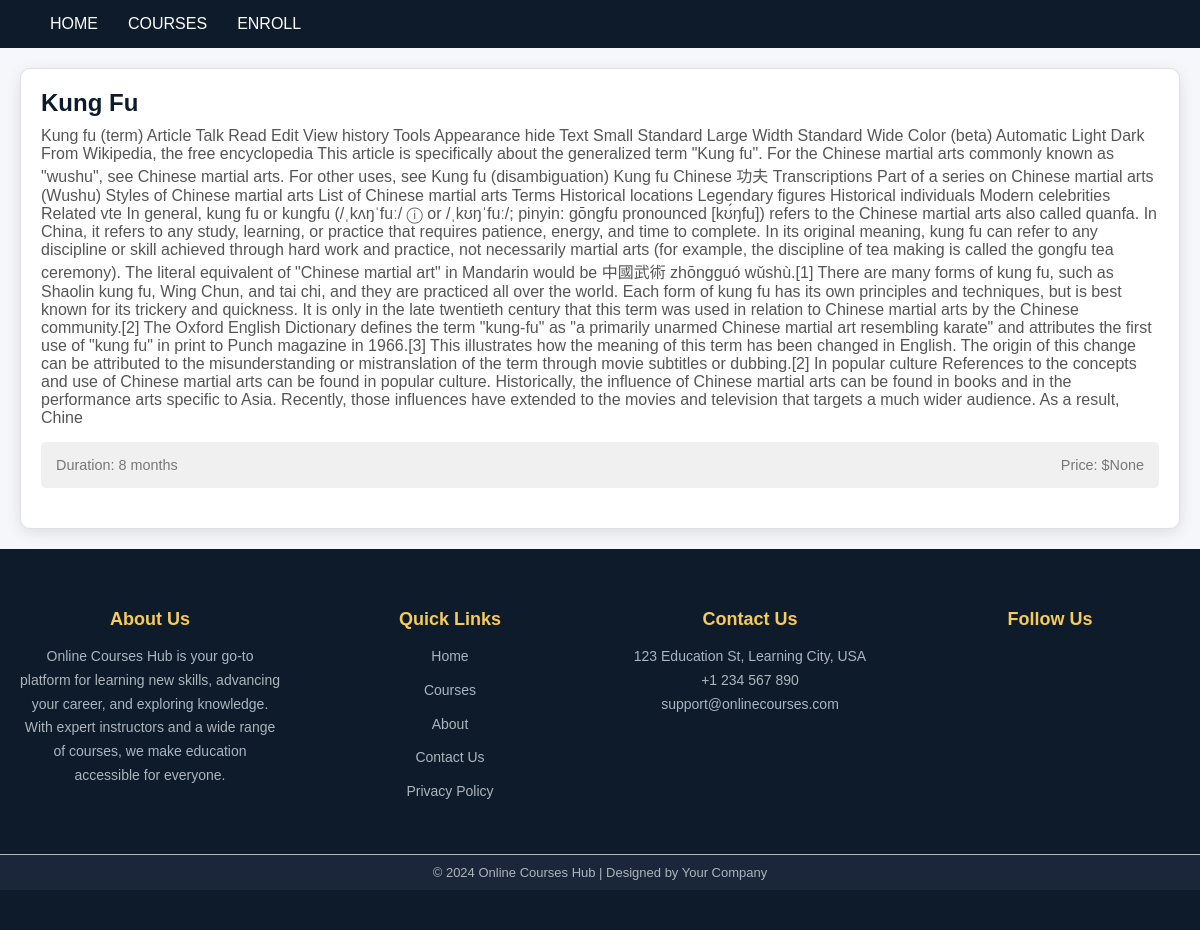
Screenshot of /course-detail/4 with the database file from the repository.
### home/models.py (models this page shows, shortened)
class Course(models.Model):
    name = models.CharField(max_length=200)
    price = models.DecimalField(max_digits=10, decimal_places=3, null=True, blank=True)
    description = models.TextField()
    start_date = models.DateTimeField(auto_now_add=True)
    duration = models.IntegerField(default=8)
    instructor = models.CharField(max_length=100)

### home/views.py (the view)
# urls.py: path('course-detail/<course_id>', course_detail, name='course-detail'),
def course_detail(request, course_id):
    course = Course.objects.get(id=course_id)
    all_courses = Course.objects.all()
    context = {
        'course': course,
        'all_courses': all_courses
    }
    return render(request, 'course_detail.html', context)

### templates/course_detail.html (shortened to what this page needs)
{% load static %}
<!DOCTYPE html>
<html lang="en">
<head>
    <link rel="stylesheet" type="text/css" href="{% static 'css/home.css' %}">
</head>
<nav class="navbar">
    <div class="container">
        <ul class="nav-links">
            <li><a href="{% url 'homepage' %}">Home</a></li>
            <li><a href="{% url 'homepage' %}">Courses</a></li>
            <li><a href="{% url 'enroll' %}">enroll</a></li>
        </ul>
    </div>
</nav>
<body class="body">
<div class="course-box">
    <h1>{{ course.name }}</h1>
    <p class="description">{{ course.description }}</p>
    <p class="details">
        <span class="duration">Duration: {{ course.duration }} months</span>
        <span class="price">Price: ${{ course.price }}</span>
    </p>
</div>
<footer>
    <div class="footer-container">
        <div class="footer-section about">
            <h3>About Us</h3>
            <p>Online Courses Hub is your go-to platform for learning new skills, advancing your career, and exploring knowledge. With expert instructors and a wide range of courses, we make education accessible for everyone.</p>
        </div>
        <div class="footer-section links">
            <h3>Quick Links</h3>
            <ul>
                <li><a href="#">Home</a></li>
                <li><a href="#">Courses</a></li>
                <li><a href="#">About</a></li>
                <li><a href="#">Contact Us</a></li>
                <li><a href="#">Privacy Policy</a></li>
            </ul>
        </div>
        <div class="footer-section contact">
            <h3>Contact Us</h3>
            <p> 123 Education St, Learning City, USA</p>
            <p> +1 234 567 890</p>
            <p> support@onlinecourses.com</p>
        </div>
        <div class="footer-section social">
            <h3>Follow Us</h3>
            <div class="social-icons">
            </div>
        </div>
    </div>
    <div class="footer-bottom">
        &copy; 2024 Online Courses Hub | Designed by Your Company
    </div>
</footer>
</body>
</html>

### staticfiles/css/home.css (style rules this page uses)
* { margin: 0; padding: 0; box-sizing: border-box; }
.navbar { background-color: #0D1B2A; padding: 15px 0; width: 100%; }
.container { max-width: 1200px; margin: auto; display: flex; justify-content: space-between; align-items: center; padding: 0 20px; }
.nav-links { list-style: none; display: flex; align-items: center; }
.nav-links li { margin-left: 30px; }
.nav-links li a { color: #ffffff; text-decoration: none; font-size: 16px; font-weight: 500; text-transform: uppercase; transition: color 0.3s ease; }
body { font-family: 'Arial', sans-serif; margin: 0; padding: 0; background-color: #f5f7fa; color: #333; }
h1, h2, p { margin: 0; }
footer { background-color: #0D1B2A; color: #ffffff; padding: 40px 0; text-align: center; font-family: 'Arial', sans-serif; }
.footer-container { display: flex; flex-wrap: wrap; justify-content: space-around; max-width: 1200px; margin: auto; }
.footer-section { flex: 1; margin: 20px; min-width: 200px; }
.footer-section h3 { font-size: 18px; margin-bottom: 15px; color: #F5CB5C; }
.footer-section p, .footer-section ul, .footer-section li { font-size: 14px; line-height: 1.7; color: #adb5bd; }
.footer-section a { color: #adb5bd; text-decoration: none; transition: color 0.3s ease; }
.footer-section ul { list-style: none; padding: 0; }
.footer-section ul li { margin-bottom: 10px; }
.footer-bottom { background-color: #1B263B; padding: 10px 0; color: #adb5bd; font-size: 13px; border-top: 1px solid #adb5bd; margin-top: 20px; }
.course-box { background-color: #ffffff; border: 1px solid #e0e0e0; border-radius: 10px; box-shadow: 0 4px 15px rgba(0, 0, 0, 0.1); padding: 20px; margin: 20px; transition: transform 0.3s, box-shadow 0.3s; }
.course-box h1 { font-size: 1.5em; color: #0D1B2A; margin-bottom: 10px; }
.course-box .description { font-size: 1em; color: #555; margin-bottom: 15px; }
.course-box .details { display: flex; justify-content: space-between; margin-bottom: 20px; }
.course-box .details .duration, .course-box .details .price { font-size: 0.9em; color: #777; }
.details { display: none; margin-top: 15px; background-color: #f0f0f0; padding: 15px; border-radius: 5px; }

### rows the page displays
Course: name "Kung Fu", description "Kung fu (term) Article Talk Read Edit View history Tools Appearance hide Text Small Standard Large Width Standard Wide Color (beta) Automatic Light Dark From Wikipedia, the free encyclopedia This article is specifically about the generalized term \"Kung fu\". For the Chinese martial arts commonly known as \"wushu\", see Chinese martial arts. For other uses, see Kung fu (disambiguation) Kung fu Chinese 功夫 Transcriptions Part of a series on Chinese martial arts (Wushu) Styles of Chinese martial arts List of Chinese martial arts Terms Historical locations Legendary figures Historical individuals Modern celebrities Related vte In general, kung fu or kungfu (/ˌkʌŋˈfuː/ ⓘ or /ˌkʊŋˈfuː/; pinyin:…", duration "8", price "None"
